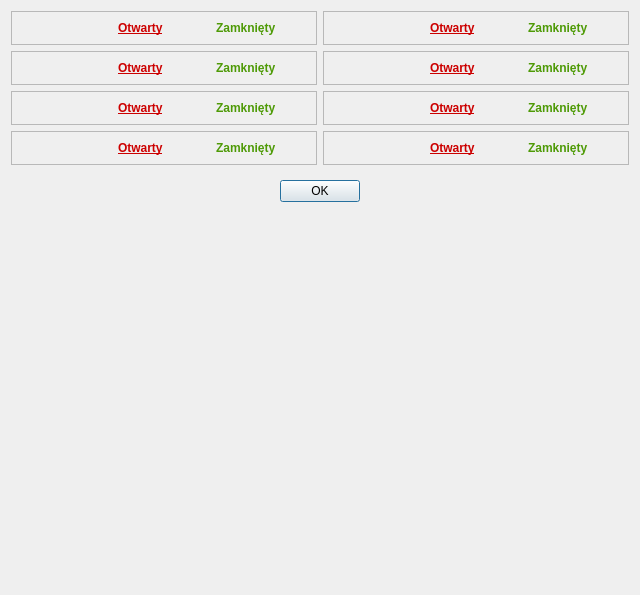
<?xml version="1.0" encoding="UTF-8"?>
<ui version="4.0">
 <class>OtwarteZawory</class>
 <widget class="QDialog" name="OtwarteZawory">
  <property name="geometry">
   <rect>
    <x>0</x>
    <y>0</y>
    <width>640</width>
    <height>595</height>
   </rect>
  </property>
  <property name="windowTitle">
   <string>Dialog</string>
  </property>
  <layout class="QGridLayout" name="gridLayout">
   <item row="0" column="1">
    <widget class="QFrame" name="frame_2">
     <property name="frameShape">
      <enum>QFrame::StyledPanel</enum>
     </property>
     <property name="frameShadow">
      <enum>QFrame::Raised</enum>
     </property>
     <layout class="QHBoxLayout" name="horizontalLayout_2">
      <item>
       <widget class="QLabel" name="label_2">
        <property name="text">
         <string/>
        </property>
        <property name="pixmap">
         <pixmap resource="ikony.qrc">:/zawory/zawor.png</pixmap>
        </property>
       </widget>
      </item>
      <item>
       <widget class="QLabel" name="zawor_2_open">
        <property name="text">
         <string>&lt;html&gt;&lt;head/&gt;&lt;body&gt;&lt;p&gt;&lt;span style=&quot; font-weight:600; text-decoration: underline; color:#cc0000;&quot;&gt;Otwarty&lt;/span&gt;&lt;/p&gt;&lt;/body&gt;&lt;/html&gt;</string>
        </property>
       </widget>
      </item>
      <item>
       <widget class="QLabel" name="zawor_2_close">
        <property name="font">
         <font>
          <weight>75</weight>
          <bold>true</bold>
         </font>
        </property>
        <property name="text">
         <string>&lt;html&gt;&lt;head/&gt;&lt;body&gt;&lt;p&gt;&lt;span style=&quot; color:#4e9a06;&quot;&gt;Zamknięty&lt;/span&gt;&lt;/p&gt;&lt;/body&gt;&lt;/html&gt;</string>
        </property>
       </widget>
      </item>
     </layout>
    </widget>
   </item>
   <item row="5" column="0">
    <widget class="QFrame" name="frame_7">
     <property name="frameShape">
      <enum>QFrame::StyledPanel</enum>
     </property>
     <property name="frameShadow">
      <enum>QFrame::Raised</enum>
     </property>
     <layout class="QHBoxLayout" name="horizontalLayout_7">
      <item>
       <widget class="QLabel" name="label_7">
        <property name="text">
         <string/>
        </property>
        <property name="pixmap">
         <pixmap resource="ikony.qrc">:/zawory/zawor.png</pixmap>
        </property>
       </widget>
      </item>
      <item>
       <widget class="QLabel" name="zawor_7_open">
        <property name="text">
         <string>&lt;html&gt;&lt;head/&gt;&lt;body&gt;&lt;p&gt;&lt;span style=&quot; font-weight:600; text-decoration: underline; color:#cc0000;&quot;&gt;Otwarty&lt;/span&gt;&lt;/p&gt;&lt;/body&gt;&lt;/html&gt;</string>
        </property>
       </widget>
      </item>
      <item>
       <widget class="QLabel" name="zawor_7_close">
        <property name="font">
         <font>
          <weight>75</weight>
          <bold>true</bold>
         </font>
        </property>
        <property name="text">
         <string>&lt;html&gt;&lt;head/&gt;&lt;body&gt;&lt;p&gt;&lt;span style=&quot; color:#4e9a06;&quot;&gt;Zamknięty&lt;/span&gt;&lt;/p&gt;&lt;/body&gt;&lt;/html&gt;</string>
        </property>
       </widget>
      </item>
     </layout>
    </widget>
   </item>
   <item row="2" column="1">
    <widget class="QFrame" name="frame_4">
     <property name="frameShape">
      <enum>QFrame::StyledPanel</enum>
     </property>
     <property name="frameShadow">
      <enum>QFrame::Raised</enum>
     </property>
     <layout class="QHBoxLayout" name="horizontalLayout_4">
      <item>
       <widget class="QLabel" name="label_4">
        <property name="text">
         <string/>
        </property>
        <property name="pixmap">
         <pixmap resource="ikony.qrc">:/zawory/zawor.png</pixmap>
        </property>
       </widget>
      </item>
      <item>
       <widget class="QLabel" name="zawor_4_open">
        <property name="text">
         <string>&lt;html&gt;&lt;head/&gt;&lt;body&gt;&lt;p&gt;&lt;span style=&quot; font-weight:600; text-decoration: underline; color:#cc0000;&quot;&gt;Otwarty&lt;/span&gt;&lt;/p&gt;&lt;/body&gt;&lt;/html&gt;</string>
        </property>
       </widget>
      </item>
      <item>
       <widget class="QLabel" name="zawor_4_close">
        <property name="font">
         <font>
          <weight>75</weight>
          <bold>true</bold>
         </font>
        </property>
        <property name="text">
         <string>&lt;html&gt;&lt;head/&gt;&lt;body&gt;&lt;p&gt;&lt;span style=&quot; color:#4e9a06;&quot;&gt;Zamknięty&lt;/span&gt;&lt;/p&gt;&lt;/body&gt;&lt;/html&gt;</string>
        </property>
       </widget>
      </item>
     </layout>
    </widget>
   </item>
   <item row="4" column="1">
    <widget class="QFrame" name="frame_6">
     <property name="frameShape">
      <enum>QFrame::StyledPanel</enum>
     </property>
     <property name="frameShadow">
      <enum>QFrame::Raised</enum>
     </property>
     <layout class="QHBoxLayout" name="horizontalLayout_6">
      <item>
       <widget class="QLabel" name="label_6">
        <property name="text">
         <string/>
        </property>
        <property name="pixmap">
         <pixmap resource="ikony.qrc">:/zawory/zawor.png</pixmap>
        </property>
       </widget>
      </item>
      <item>
       <widget class="QLabel" name="zawor_6_open">
        <property name="text">
         <string>&lt;html&gt;&lt;head/&gt;&lt;body&gt;&lt;p&gt;&lt;span style=&quot; font-weight:600; text-decoration: underline; color:#cc0000;&quot;&gt;Otwarty&lt;/span&gt;&lt;/p&gt;&lt;/body&gt;&lt;/html&gt;</string>
        </property>
       </widget>
      </item>
      <item>
       <widget class="QLabel" name="zawor_6_close">
        <property name="font">
         <font>
          <weight>75</weight>
          <bold>true</bold>
         </font>
        </property>
        <property name="text">
         <string>&lt;html&gt;&lt;head/&gt;&lt;body&gt;&lt;p&gt;&lt;span style=&quot; color:#4e9a06;&quot;&gt;Zamknięty&lt;/span&gt;&lt;/p&gt;&lt;/body&gt;&lt;/html&gt;</string>
        </property>
       </widget>
      </item>
     </layout>
    </widget>
   </item>
   <item row="5" column="1">
    <widget class="QFrame" name="frame_8">
     <property name="frameShape">
      <enum>QFrame::StyledPanel</enum>
     </property>
     <property name="frameShadow">
      <enum>QFrame::Raised</enum>
     </property>
     <layout class="QHBoxLayout" name="horizontalLayout_8">
      <item>
       <widget class="QLabel" name="label_8">
        <property name="text">
         <string/>
        </property>
        <property name="pixmap">
         <pixmap resource="ikony.qrc">:/zawory/zawor.png</pixmap>
        </property>
       </widget>
      </item>
      <item>
       <widget class="QLabel" name="zawor_8_open">
        <property name="text">
         <string>&lt;html&gt;&lt;head/&gt;&lt;body&gt;&lt;p&gt;&lt;span style=&quot; font-weight:600; text-decoration: underline; color:#cc0000;&quot;&gt;Otwarty&lt;/span&gt;&lt;/p&gt;&lt;/body&gt;&lt;/html&gt;</string>
        </property>
       </widget>
      </item>
      <item>
       <widget class="QLabel" name="zawor_8_close">
        <property name="font">
         <font>
          <weight>75</weight>
          <bold>true</bold>
         </font>
        </property>
        <property name="text">
         <string>&lt;html&gt;&lt;head/&gt;&lt;body&gt;&lt;p&gt;&lt;span style=&quot; color:#4e9a06;&quot;&gt;Zamknięty&lt;/span&gt;&lt;/p&gt;&lt;/body&gt;&lt;/html&gt;</string>
        </property>
       </widget>
      </item>
     </layout>
    </widget>
   </item>
   <item row="4" column="0">
    <widget class="QFrame" name="frame_5">
     <property name="frameShape">
      <enum>QFrame::StyledPanel</enum>
     </property>
     <property name="frameShadow">
      <enum>QFrame::Raised</enum>
     </property>
     <layout class="QHBoxLayout" name="horizontalLayout_5">
      <item>
       <widget class="QLabel" name="label_5">
        <property name="text">
         <string/>
        </property>
        <property name="pixmap">
         <pixmap resource="ikony.qrc">:/zawory/zawor.png</pixmap>
        </property>
       </widget>
      </item>
      <item>
       <widget class="QLabel" name="zawor_5_open">
        <property name="text">
         <string>&lt;html&gt;&lt;head/&gt;&lt;body&gt;&lt;p&gt;&lt;span style=&quot; font-weight:600; text-decoration: underline; color:#cc0000;&quot;&gt;Otwarty&lt;/span&gt;&lt;/p&gt;&lt;/body&gt;&lt;/html&gt;</string>
        </property>
       </widget>
      </item>
      <item>
       <widget class="QLabel" name="zawor_5_close">
        <property name="font">
         <font>
          <weight>75</weight>
          <bold>true</bold>
         </font>
        </property>
        <property name="text">
         <string>&lt;html&gt;&lt;head/&gt;&lt;body&gt;&lt;p&gt;&lt;span style=&quot; color:#4e9a06;&quot;&gt;Zamknięty&lt;/span&gt;&lt;/p&gt;&lt;/body&gt;&lt;/html&gt;</string>
        </property>
       </widget>
      </item>
     </layout>
    </widget>
   </item>
   <item row="0" column="0">
    <widget class="QFrame" name="frame_1">
     <property name="frameShape">
      <enum>QFrame::StyledPanel</enum>
     </property>
     <property name="frameShadow">
      <enum>QFrame::Raised</enum>
     </property>
     <layout class="QHBoxLayout" name="horizontalLayout">
      <item>
       <widget class="QLabel" name="label_1">
        <property name="text">
         <string/>
        </property>
        <property name="pixmap">
         <pixmap resource="ikony.qrc">:/zawory/zawor.png</pixmap>
        </property>
       </widget>
      </item>
      <item>
       <widget class="QLabel" name="zawor_1_open">
        <property name="text">
         <string>&lt;html&gt;&lt;head/&gt;&lt;body&gt;&lt;p&gt;&lt;span style=&quot; font-weight:600; text-decoration: underline; color:#cc0000;&quot;&gt;Otwarty&lt;/span&gt;&lt;/p&gt;&lt;/body&gt;&lt;/html&gt;</string>
        </property>
       </widget>
      </item>
      <item>
       <widget class="QLabel" name="zawor_1_close">
        <property name="font">
         <font>
          <weight>75</weight>
          <bold>true</bold>
         </font>
        </property>
        <property name="text">
         <string>&lt;html&gt;&lt;head/&gt;&lt;body&gt;&lt;p&gt;&lt;span style=&quot; color:#4e9a06;&quot;&gt;Zamknięty&lt;/span&gt;&lt;/p&gt;&lt;/body&gt;&lt;/html&gt;</string>
        </property>
       </widget>
      </item>
     </layout>
    </widget>
   </item>
   <item row="6" column="0" colspan="2">
    <widget class="QWidget" name="widget" native="true">
     <layout class="QHBoxLayout" name="horizontalLayout_9">
      <item>
       <spacer name="horizontalSpacer">
        <property name="orientation">
         <enum>Qt::Horizontal</enum>
        </property>
        <property name="sizeHint" stdset="0">
         <size>
          <width>253</width>
          <height>20</height>
         </size>
        </property>
       </spacer>
      </item>
      <item>
       <widget class="QPushButton" name="pbOk">
        <property name="text">
         <string>OK</string>
        </property>
       </widget>
      </item>
      <item>
       <spacer name="horizontalSpacer_2">
        <property name="orientation">
         <enum>Qt::Horizontal</enum>
        </property>
        <property name="sizeHint" stdset="0">
         <size>
          <width>253</width>
          <height>20</height>
         </size>
        </property>
       </spacer>
      </item>
     </layout>
    </widget>
   </item>
   <item row="2" column="0">
    <widget class="QFrame" name="frame_3">
     <property name="frameShape">
      <enum>QFrame::StyledPanel</enum>
     </property>
     <property name="frameShadow">
      <enum>QFrame::Raised</enum>
     </property>
     <layout class="QHBoxLayout" name="horizontalLayout_3">
      <item>
       <widget class="QLabel" name="label_3">
        <property name="text">
         <string/>
        </property>
        <property name="pixmap">
         <pixmap resource="ikony.qrc">:/zawory/zawor.png</pixmap>
        </property>
       </widget>
      </item>
      <item>
       <widget class="QLabel" name="zawor_3_open">
        <property name="text">
         <string>&lt;html&gt;&lt;head/&gt;&lt;body&gt;&lt;p&gt;&lt;span style=&quot; font-weight:600; text-decoration: underline; color:#cc0000;&quot;&gt;Otwarty&lt;/span&gt;&lt;/p&gt;&lt;/body&gt;&lt;/html&gt;</string>
        </property>
       </widget>
      </item>
      <item>
       <widget class="QLabel" name="zawor_3_close">
        <property name="font">
         <font>
          <weight>75</weight>
          <bold>true</bold>
         </font>
        </property>
        <property name="text">
         <string>&lt;html&gt;&lt;head/&gt;&lt;body&gt;&lt;p&gt;&lt;span style=&quot; color:#4e9a06;&quot;&gt;Zamknięty&lt;/span&gt;&lt;/p&gt;&lt;/body&gt;&lt;/html&gt;</string>
        </property>
       </widget>
      </item>
     </layout>
    </widget>
   </item>
   <item row="7" column="0">
    <spacer name="verticalSpacer">
     <property name="orientation">
      <enum>Qt::Vertical</enum>
     </property>
     <property name="sizeHint" stdset="0">
      <size>
       <width>20</width>
       <height>40</height>
      </size>
     </property>
    </spacer>
   </item>
  </layout>
 </widget>
 <resources>
  <include location="ikony.qrc"/>
 </resources>
 <connections/>
</ui>
